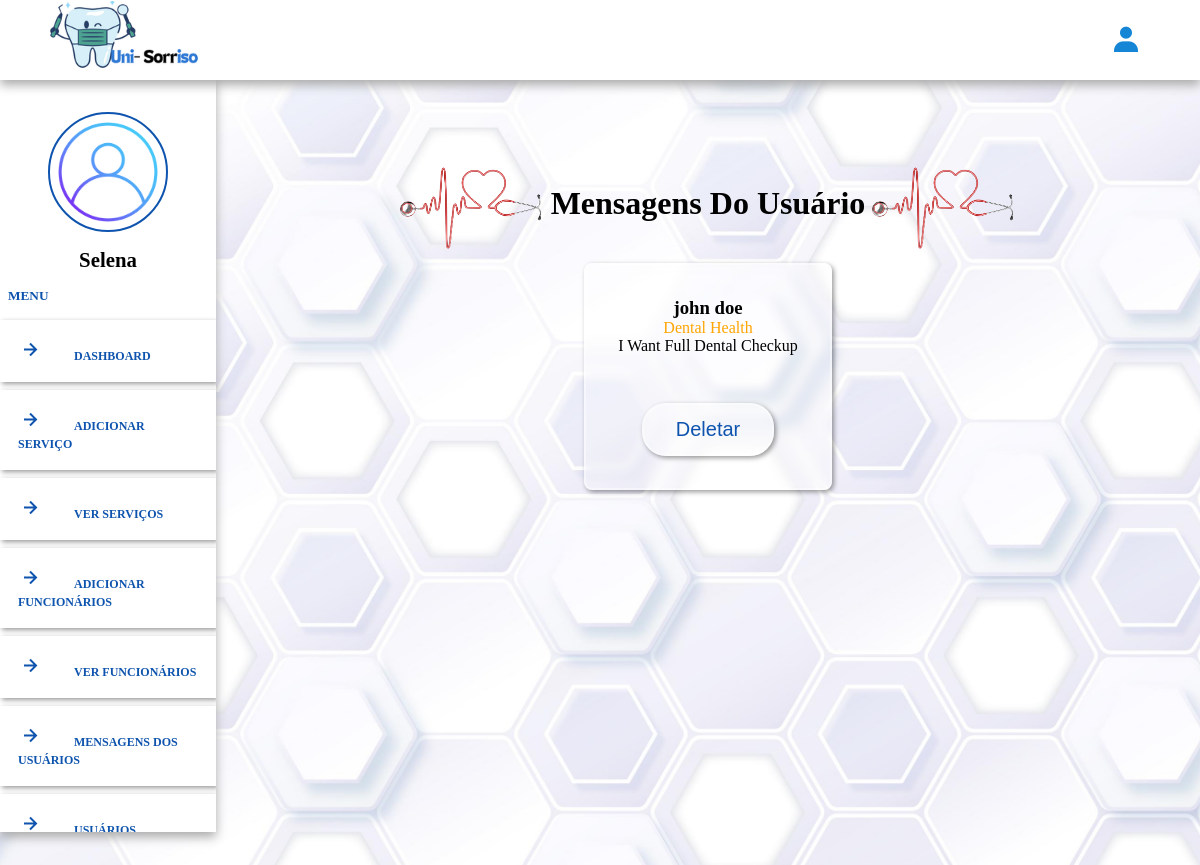
/admin/admin_message.php (signed in), run on the app's committed database.
### tables this page shows
CREATE TABLE `message` (
  `id` varchar(255) NOT NULL,
  `user_id` varchar(255) NOT NULL,
  `name` varchar(255) NOT NULL,
  `email` varchar(100) NOT NULL,
  `subject` varchar(255) NOT NULL,
  `message` varchar(255) NOT NULL
);

### admin/admin_message.php (the view, shortened to what this page needs)
  <?php
     include_once('../componentes/conect.php');
       $admin_id = $_COOKIE['admin_id']?? '';
?>
     <!doctype html>
     <html lang="pt-br">
        <head>
            <link rel ="stylesheet" href="https://cdnjs.cloudflare.com/ajax/libs/font-awesome/6.4.0/css/all.min.css">
            <link rel="stylesheet" href="https://cdn.jsdelivr.net/npm/boxicons@latest/css/boxicons.min.css">
            <link rel="stylesheet" type="text/css" href="../css/admi_style.css?v=<?php echo time(); ?> ">
        </head>
        <body class="dashboard-bg" style ="padding-left:0;">
        <div class= "main-container">
            <?php include_once('../admin/admin_header.php'); ?>
       <section class="message-container">
        <div class="heading">
          <h1><img src="../images/separator.png" >Mensagens do usuário<img src="../images/separator.png"></h1>
        </div>
           <div class="box-container">
            <?php
            $select_msg = $conn->prepare("SELECT * FROM `message`");
            $select_msg->execute();
            if($select_msg->rowCount() > 0){
                while($fetch_msg = $select_msg->fetch(PDO::FETCH_ASSOC)){
                    ?>
                    <div class="box">
                        <h3 class="name"><?= $fetch_msg['name'];?></h3>
                        <h4><?= $fetch_msg['subject'];?></h4>
                        <p><?= $fetch_msg['message'];?></p>
                        <form action="" method="post">
                            <button type="submit" name="delete" class="btn" onclick="return confirm('delete this message');">deletar</button>
                        </form>
                    </div>
                    <?php
                }
            }else {
                    echo '
                    <div class="empty">
                        <p>Sem mensagens ainda!</p>
                    </div>';
                }
            ?>
           </div>
       </section>
        </div>
        </body>
     </html>

### admin/admin_header.php (shortened to what this page needs)
<header>
  <div class="logoo">
    <img src="../images/beng.png" width="150">
  </div>
  <div class="right">
    <div class="bx bxs-user" id="user-btn"></div>
  </div>
</header>
<div class="side-container">
  <div class="sidebar">
    <?php
    if (!empty($admin_id)) {
        $select_admin = $conn->prepare("SELECT * FROM `admin` WHERE id = ?");
        $select_admin->execute([$admin_id]);
        if ($select_admin->rowCount() > 0) {
            $fetch_profile = $select_admin->fetch(PDO::FETCH_ASSOC);
            echo '<div class="profile">';
            echo '<img src="../uploaded_files/perfil.png" width="150" alt="Foto de perfil" class="logo-img">';
            echo '<p class="admin-name" style="margin-top:1rem;">' . htmlspecialchars($fetch_profile['name']) . '</p>';
            echo '</div>';
        } else {
            echo '<p>Admin não encontrado!</p>';
        }
    } else {
        echo '<p>ID do admin está vazio!</p>';
    }
    ?>
    <h5>Menu</h5>
    <ul>
      <li><a href="dashboard.php"><i class="bx bx-right-arrow-alt"></i>Dashboard</a></li>
      <li><a href="add_service.php"><i class="bx bx-right-arrow-alt"></i>Adicionar Serviço</a></li>
      <li><a href="view_services.php"><i class="bx bx-right-arrow-alt"></i>Ver Serviços</a></li>
      <li><a href="add_employee.php"><i class="bx bx-right-arrow-alt"></i>Adicionar Funcionários</a></li>
      <li><a href="view_employee.php"><i class="bx bx-right-arrow-alt"></i>Ver Funcionários</a></li>
      <li><a href="admin_message.php"><i class="bx bx-right-arrow-alt"></i>Mensagens dos usuários</a></li>
       <li><a href="user_account.php"><i class="bx bx-right-arrow-alt"></i>Usuários</a></li>
    </ul>
  </div>
</div>

### data on the page
message: name "john doe", subject "Dental Health", message "I Want Full Dental Checkup"

### other printed values
$fetch_profile['name'] "Selena"
